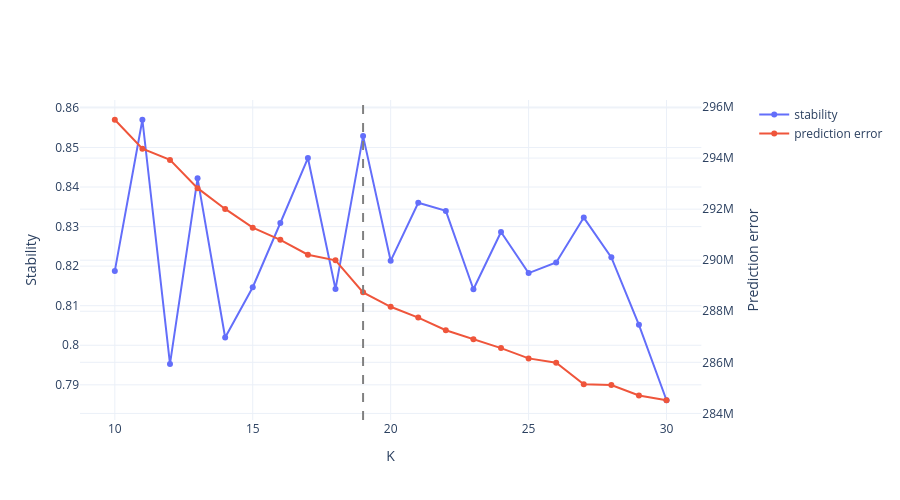

Notebook source saved alongside this figure:
### Markdown cell above
## K-selection evidence

Compare stability and reconstruction error across candidate K values. Use this evidence together with program interpretability when choosing the selected fit.

### Code cell
k_stats = load_k_selection_stats(paths)
display(k_stats)
plot_k_selection(k_stats, selected_k=spec.selected_k).show()

### Figure 1 — Plotly figure (JSON) as saved in the notebook; plotly's stock layout.template omitted (floating-point values rounded to 4 significant figures)
{"data": [{"mode": "lines+markers", "name": "stability", "type": "scatter", "x": [10.0, 11.0, 12.0, 13.0, 14.0, 15.0, 16.0, 17.0, 18.0, 19.0, 20.0, 21.0, 22.0, 23.0, 24.0, 25.0, 26.0, 27.0, 28.0, 29.0, 30.0], "xaxis": "x", "y": [0.8188, 0.857, 0.7953, 0.8422, 0.802, 0.8147, 0.8309, 0.8473, 0.8142, 0.8529, 0.8213, 0.836, 0.834, 0.8142, 0.8286, 0.8182, 0.8209, 0.8323, 0.8222, 0.8052, 0.7861], "yaxis": "y"}, {"mode": "lines+markers", "name": "prediction error", "type": "scatter", "x": [10.0, 11.0, 12.0, 13.0, 14.0, 15.0, 16.0, 17.0, 18.0, 19.0, 20.0, 21.0, 22.0, 23.0, 24.0, 25.0, 26.0, 27.0, 28.0, 29.0, 30.0], "xaxis": "x", "y": [295500000.0, 294400000.0, 293900000.0, 292800000.0, 292000000.0, 291300000.0, 290800000.0, 290200000.0, 290000000.0, 288700000.0, 288200000.0, 287800000.0, 287300000.0, 286900000.0, 286600000.0, 286200000.0, 286000000.0, 285100000.0, 285100000.0, 284700000.0, 284500000.0], "yaxis": "y2"}], "layout": {"height": 500, "shapes": [{"line": {"color": "gray", "dash": "dash"}, "type": "line", "x0": 19, "x1": 19, "xref": "x", "y0": 0, "y1": 1, "yref": "y domain"}], "width": 900, "xaxis": {"anchor": "y", "domain": [0, 0.94], "title": {"text": "K"}}, "yaxis": {"anchor": "x", "domain": [0, 1], "title": {"text": "Stability"}}, "yaxis2": {"anchor": "x", "overlaying": "y", "side": "right", "title": {"text": "Prediction error"}}}}
